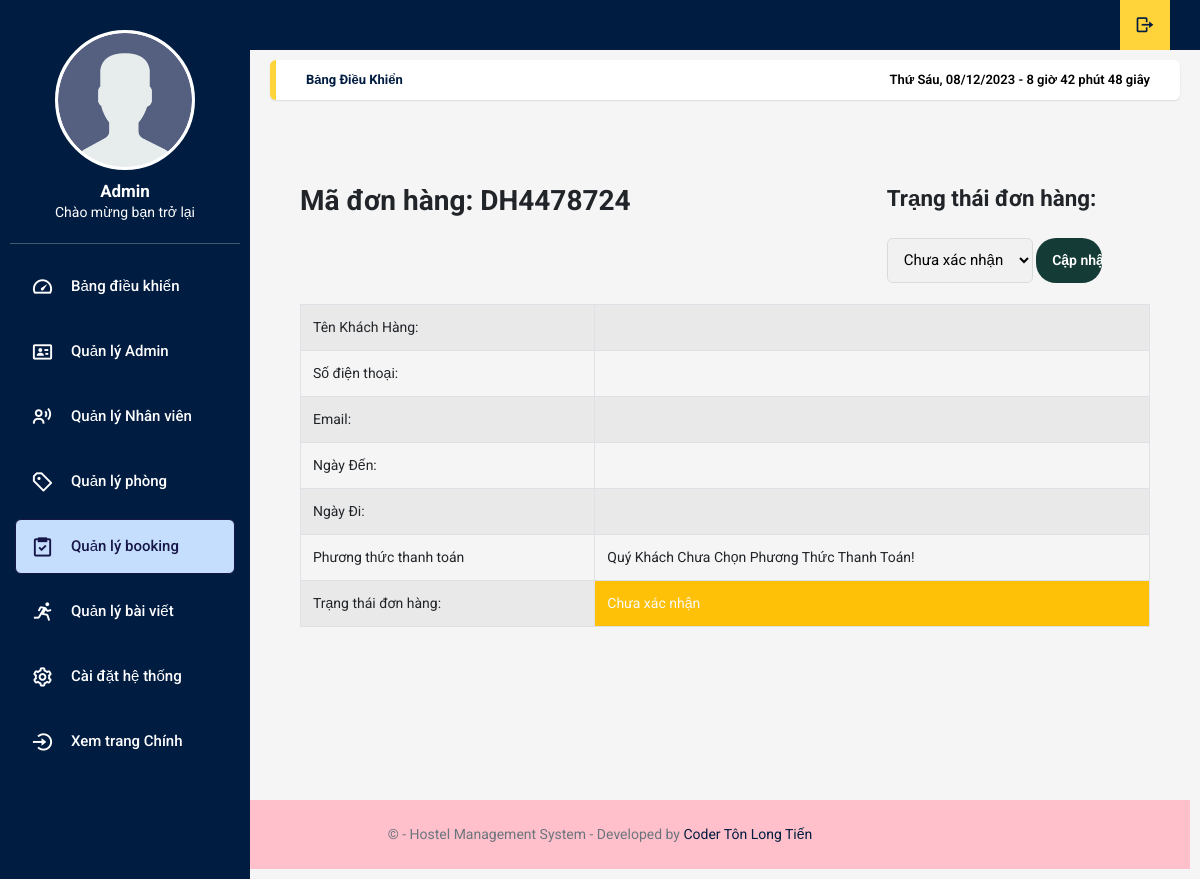
Before: /admin/index.php?controller=quanlyBooking&action=xemchitiet&madonhang=DH4478724 with the older database file.
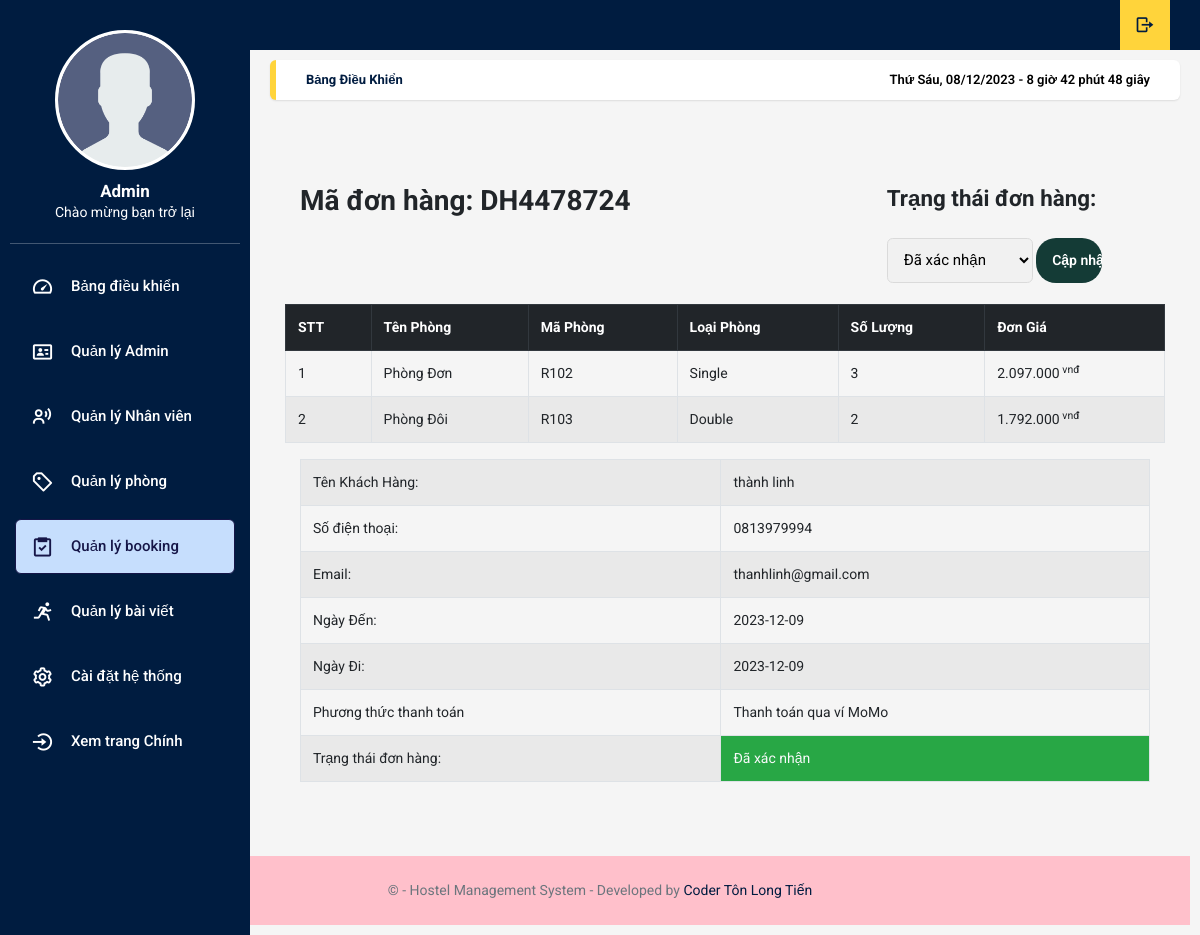
After: the same page with the newer database file.
### tables this page shows
CREATE TABLE `donhang` (
  `id` int(11) NOT NULL,
  `madh` varchar(20) NOT NULL,
  `pttt` tinyint(1) NOT NULL DEFAULT 1,
  `tongdonhang` double(10,0) DEFAULT 0,
  `iduser` int(20) NOT NULL,
  `hoten` varchar(50) NOT NULL,
  `tel` varchar(20) NOT NULL,
  `email` varchar(100) NOT NULL,
  `checkin` date NOT NULL,
  `checkout` date NOT NULL,
  `trangThaiDonHang` varchar(20) NOT NULL
);

CREATE TABLE `cart` (
  `id` int(11) NOT NULL,
  `iddh` int(11) NOT NULL,
  `idroom` int(11) NOT NULL,
  `soluong` int(10) NOT NULL DEFAULT 0,
  `dongia` double(10,0) NOT NULL DEFAULT 0,
  `tenPhong` varchar(50) NOT NULL,
  `maPhong` varchar(100) NOT NULL,
  `loaiPhong` varchar(10) NOT NULL
);

### dao/don-hang.php (called while the page is built, shortened)
<?php
    function getdonhang($madonhang){
        $sql = "SELECT * FROM donhang WHERE madh=?";
        $data =  pdo_query_one($sql,$madonhang);
    return $data;
    }
?>

### dao/xulydonhang.php (called while the page is built, shortened)
<?php
function getshowcart($iddh){
    $conn = connect_pdo();
    $stmt = $conn->prepare("SELECT * FROM cart WHERE iddh=".$iddh);
    $stmt -> execute();
    $kq = $stmt->fetchAll();
    return $kq;
}
?>

### admin/pages/quanlyBooking/chitiet.php (the view, shortened to what this page needs)
<?php
if (isset($_GET['madonhang']))
    $madonhang = $_GET['madonhang'];
$data = getdonhang($madonhang);
switch ($data['trangThaiDonHang']) {
    case 2:
        $mess2 = 'Đã xác nhận';
        break;
    default:
        $mess2 = 'Chưa xác nhận';
        break;
}
?>
<div class="container-fluid py-5">
    <div class="row justify-content-between py-3 m-0">
        <h2 class="col-lg-5">Mã đơn hàng: <?php echo $madonhang; ?></h2>
        <form action="" class="col-lg-4" method="POST">
            <label for="" class="form-label">Trạng thái đơn hàng: </label>
            <select name="trangthaidonhang" id="" class="form-control w-auto d-inline">
                <option value="<?php echo $data['trangThaiDonHang']; ?>"><?php echo $mess2 ?></option>
            </select>
            <input type="submit" value="Cập nhập" name="updatedh" class="form-submit w-25">
        </form>
    </div>
    <?php
    $iddh = $data['id'];
    if (isset($iddh)) {
        $rows = getshowcart($iddh);
        echo    '<table class="table table-bordered table-striped table-hover text-center" >
                    <tr class="thead-dark">
                        <th>STT</th>
                        <th>Tên Phòng</th>
                        <th>Mã Phòng</th>
                        <th>Loại Phòng</th>
                        <th>Số Lượng</th>
                        <th>Đơn Giá </th>
                    </tr>';
        $i = 1;
        foreach ($rows as $row) {
            echo    '<tr>
                        <td>' . $i . '</td>
                        <td>' . $row['tenPhong'] . '</td>
                        <td>' . $row['maPhong'] . '</td>
                        <td>' . $row['loaiPhong'] . '</td>
                        <td>' . $row['soluong']     . '</td>
                        <td>' . currency_format($row['dongia']) . '</td>
                    </tr>';
            $i++;
        }
        echo '</table>';
    }
    ?>
    <div class="container">
        <table class="dathang table table-bordered table-striped table-hover text-center">
            <tr>
                <td>Tên Khách Hàng: </td>
                <td><?= $data['hoten']; ?></td>
            </tr>
            <tr>
                <td>Số điện thoại:</td>
                <td><?= $data['tel']; ?></td>
            </tr>
            <tr>
                <td>Email: </td>
                <td><?= $data['email']; ?></td>
            </tr>
            <tr>
                <td>Ngày Đến:</td>
                <td><?= $data['checkin']; ?></td>
            </tr>
            <tr>
                <td>Ngày Đi:</td>
                <td><?= $data['checkout']; ?></td>
            </tr>
            <tr>
                <td>Phương thức thanh toán</td>
                <?php $tttt = $data['pttt'];
                switch ($data['pttt']) {
                    case 2:
                        $mess = "Thanh toán qua ví MoMo";
                        break;
                    default:
                        $mess = "Quý Khách Chưa Chọn Phương Thức Thanh Toán!";
                        break;
                }
                ?>
                <td><?php echo $mess; ?></td>
            </tr>
            <tr>
                <td>Trạng thái đơn hàng: </td>
                <?php
                switch ($data['trangThaiDonHang']) {
                    case 2:
                        $mess1 = '<td id="ttdh" class="bg-success text-light p3-2 ">Đã xác nhận</td>';
                        break;
                    default:
                        $mess1 = '<td id="ttdh" class="bg-warning text-light p3-2 ">Chưa xác nhận</td>';
                        break;
                }
                ?>
                <?= $mess1; ?>
            </tr>
        </table>
    </div>
</div>

### dao/pdo.php (shortened to what this page needs)
<?php
function pdo_query_one($sql)
{
    $sql_args = array_slice(func_get_args(), 1);
    try {
        $conn = connect_pdo();
        $stmt = $conn->prepare($sql);
        $stmt->execute($sql_args);
        $row = $stmt->fetch(PDO::FETCH_ASSOC);
        return $row;
    } catch (PDOException $e) {
        throw $e;
    } finally {
        unset($conn);
    }
}
if (!function_exists('currency_format')) {
    function currency_format($number, $suffix = ' vnđ') {
        if (!empty($number)) {
            return number_format($number, 0, ',', '.') . "<sup>{$suffix}</sup>";
        }
    }
}

Changed rows visible on the page:
added donhang: trangthaidonhang "Đã xác nhận", hoten "thành linh", tel "0813979994", email "thanhlinh@gmail.com", checkin "2023-12-09", checkout "2023-12-09", pttt "Thanh toán qua ví MoMo"
added cart: tenPhong "Phòng Đơn", maPhong "R102", loaiPhong "Single", soluong "3", dongia "2.097.000"
added cart: tenPhong "Phòng Đôi", maPhong "R103", loaiPhong "Double", soluong "2", dongia "1.792.000"
Other visible differences:
form field trangthaidonhang: "Chưa xác nhận" → (not shown)
$mess: "Quý Khách Chưa Chọn Phương Thức Thanh Toán!" → (not shown)
text no longer shown: "Chưa xác nhận"
text now shown: "STT Tên Phòng Mã Phòng Loại Phòng Số Lượng Đơn Giá Đã xác nhận"
